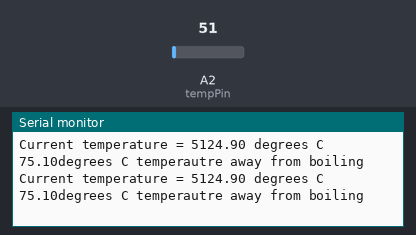
The sketch below on a simulated Arduino Uno, built with avr-gcc and run on an emulated ATmega328P. Parts: the last lines printed to the serial monitor. The inputs (shaded band) are chosen by the test bench; at power-on: A2 (tempPin) = 51.

Above: at 3.8 s.
3.9 s: A2 (tempPin) set to 61
At 7.2 s:
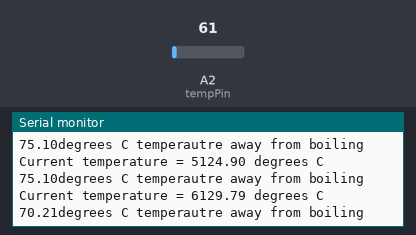
7.8 s: A2 (tempPin) set to 71
At 10.4 s:
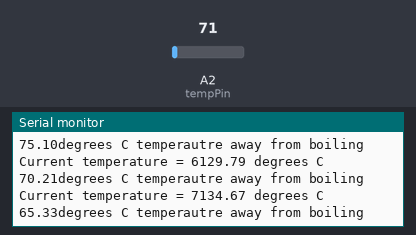
Timing chart, 0 to 11.9 s (numbered marks = the images above; inputs shaded):
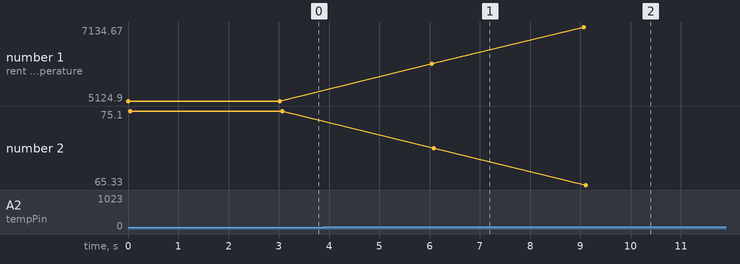

The sketch:

Temperature.ino
```cpp
int tempPin = A2;     //The temperature sensor is plugged into pin A2 of the Arduino.
int data;             //This will store the data from the sensor.
int waitTime = 3000;  //Wait
void setup(void) {    //The Setup function runs once.
  Serial.begin(9600); //This will enable the Arduino to send data to the Serial monitor.
}

void loop(void) { //The loop function runs forever.
  data = analogRead(tempPin);        //Read from the temperature sensor
  Serial.print("Current temperature = "); //Serial.print displays to the Serial Monitor.
  Serial.print(data);                //This is the raw analog reading

  // Calculate and display temperature.
  float temperatureC = (5.0 * data * 100.0) / 1024;
  Serial.print(temperatureC); Serial.println(" degrees C");

  // Convert temperature to Fahrenheight and display.
  float temperatureF = (100 - temperatureC);
  Serial.print(temperatureF); Serial.println("degrees C temperautre away from boiling");

  delay(waitTime); //Wait waitTime before running again.
}
```

Measured:
- after the input at 3.9 s, the serial monitor: prints a new line after 2.1 s (image 1)
- after the input at 7.8 s, the serial monitor: prints a new line after 1.3 s (image 2)
- plotted number 1: 5124.9 → 6129.79 after the input at 3.9 s, 6129.79 → 7134.67 after the input at 7.8 s
- plotted number 2: 75.1 → 70.21 after the input at 3.9 s, 70.21 → 65.33 after the input at 7.8 s
